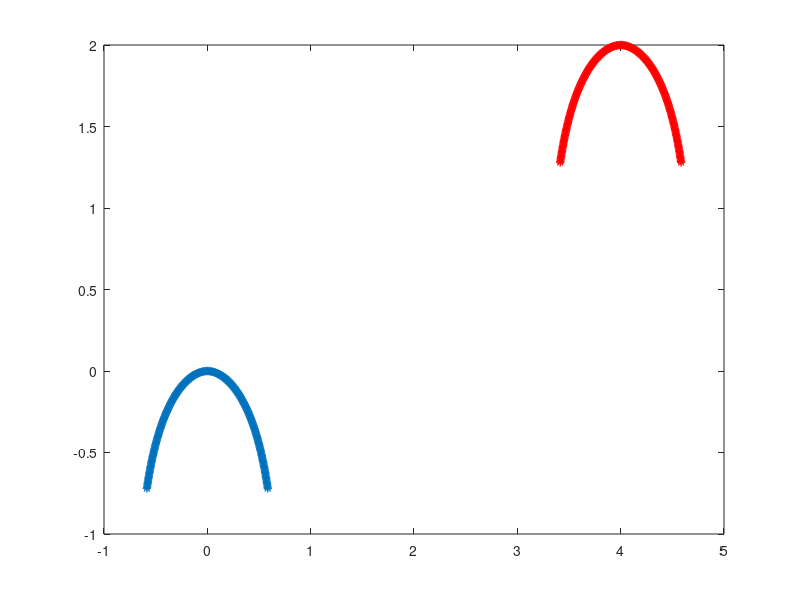

MATLAB code for this plot:
%-------------------------------------------------------------------------------------------------------------------%
%
% IB2d is an Immersed Boundary Code (IB) for solving fully coupled non-linear 
% 	fluid-structure interaction models. This version of the code is based off of
%	Peskin's Immersed Boundary Method Paper in Acta Numerica, 2002.
%
% Author: Nicholas A. Battista
% Email:  nick.battista@unc.edu
% Date Created: May 27th, 2015
% Institution: UNC-CH
%
% This code is capable of creating Lagrangian Structures using:
% 	1. Springs
% 	2. Beams (*torsional springs)
% 	3. Target Points
%	4. Muscle-Model (combined Force-Length-Velocity model, "HIll+(Length-Tension)")
%
% One is able to update those Lagrangian Structure parameters, e.g., spring constants, resting %%	lengths, etc
% 
% There are a number of built in Examples, mostly used for teaching purposes. 
% 
% If you would like us to add a specific muscle model, please let Nick (nick.battista@unc.edu) know.
%
%--------------------------------------------------------------------------------------------------------------------%


%%%%%%%%%%%%%%%%%%%%%%%%%%%%%%%%%%%%%%%%%%%%%%%%%%%%%%%%%%%%%%%%%%%%%%%%%%%%%%%%
%
% FUNCTION: creates the JELLYFISH-EXAMPLE geometry and prints associated input files
%
%%%%%%%%%%%%%%%%%%%%%%%%%%%%%%%%%%%%%%%%%%%%%%%%%%%%%%%%%%%%%%%%%%%%%%%%%%%%%%%%

function Jellyfish_Geometry()

% FLUID GRID PARAMETERS %
L = 8;                              % Length of computational domain (m)
N = 512;                            % # of Cartesian grid meshwidths
dx = L/N;                           % Cartesian mesh width (m)

% Construct Geometry
[xLag,yLag,ds] = give_Me_Immsersed_Boundary_Geometry(N,L);
plot(xLag,yLag,'*'); hold on;

% Translate Geometry
xLag = xLag + L/2;
yLag = yLag + L/4;
plot(xLag,yLag,'r*'); hold on;
  
% NAMING CONVENTION FOR SIMULATION 
struct_name = 'jelly';      % structure name


%
% PRINT INPUT FILES (.vertex, .spring, .beam, etc) %
%

% print vertices
print_Lagrangian_Vertices(xLag,yLag,struct_name);

% print springs
k_Spring = 5*1.2750000000000000e+06;   % spring constant (Newton)
print_Lagrangian_Springs(xLag,k_Spring,ds,struct_name);

% print beams
k_Beam = 500*1.0363359375000002e+13;   % beam stiffness constant (Newton m^2)
print_Lagrangian_nonInv_Beams(xLag,yLag,k_Beam,struct_name);




%%%%%%%%%%%%%%%%%%%%%%%%%%%%%%%%%%%%%%%%%%%%%%%%%%%%%%%%%%%%%%%%%%%%%%%%
%
% FUNCTION: prints VERTEX points to a file called rubberband.vertex
%
%%%%%%%%%%%%%%%%%%%%%%%%%%%%%%%%%%%%%%%%%%%%%%%%%%%%%%%%%%%%%%%%%%%%%%%%

function print_Lagrangian_Vertices(xLag,yLag,struct_name)

    N = length(xLag);

    vertex_fid = fopen([struct_name '.vertex'], 'w');

    fprintf(vertex_fid, '%d\n', N );

    %Loops over all Lagrangian Pts.
    for s = 1:N
        X_v = xLag(s);
        Y_v = yLag(s);
        fprintf(vertex_fid, '%1.16e %1.16e\n', X_v, Y_v);
    end

    fclose(vertex_fid); 

    
%%%%%%%%%%%%%%%%%%%%%%%%%%%%%%%%%%%%%%%%%%%%%%%%%%%%%%%%%%%%%%%%%%%%%%%%
%
% FUNCTION: prints SPRING points to a file called rubberband.spring
%
%%%%%%%%%%%%%%%%%%%%%%%%%%%%%%%%%%%%%%%%%%%%%%%%%%%%%%%%%%%%%%%%%%%%%%%%

function print_Lagrangian_Springs(xLag,k_Spring,ds_Rest,struct_name)

    N = length(xLag);

    spring_fid = fopen([struct_name '.spring'], 'w');

    fprintf(spring_fid, '%d\n', N-1 );

    %spring_force = kappa_spring*ds/(ds^2);

    % SPRINGS BETWEEN VERTICES ON RHS
    for s = 1:ceil(N/2)
            if s <= floor(N/2)         
                fprintf(spring_fid, '%d %d %1.16e %1.16e\n', s, s+1, k_Spring, ds_Rest);  
            elseif s == ceil(N/2)
                fprintf(spring_fid, '%d %d %1.16e %1.16e\n', 1, ceil(N/2)+1, k_Spring, ds_Rest);  
            end
    end
    
    % SPRINGS BETWEEN VERTICES ON LHS
    for s=1:floor(N/2)-1
                s1 = ceil(N/2)+s;
                s2 = ceil(N/2)+s+1;
                fprintf(spring_fid, '%d %d %1.16e %1.16e\n', s1, s2, k_Spring, ds_Rest);  
    end
    fclose(spring_fid); 
    
 
%%%%%%%%%%%%%%%%%%%%%%%%%%%%%%%%%%%%%%%%%%%%%%%%%%%%%%%%%%%%%%%%%%%%%%%%%%%%%%%%%%%%%
%
% FUNCTION: prints BEAM (NON-INVARIANT) points to a file called rubberband.nonInv_beam
%
%%%%%%%%%%%%%%%%%%%%%%%%%%%%%%%%%%%%%%%%%%%%%%%%%%%%%%%%%%%%%%%%%%%%%%%%%%%%%%%%%%%%%

function print_Lagrangian_nonInv_Beams(xLag,yLag,k_Beam,struct_name)

    % k_Beam: beam stiffness
    % Cx/Cy:  beam curvatures in x/y respestively
    
    N = length(xLag); % NOTE: Total number of beams = Number of Total Lag Pts. - 2

    beam_fid = fopen([struct_name '.nonInv_beam'], 'w');

    fprintf(beam_fid, '%d\n', N-2 );

    % beam_force = kappa_beam*ds/(ds^4)
    
    %BEAMS BETWEEN VERTICES ON RHS
    for s = 1:ceil(N/2)+1
            if s <= floor(N/2)-1  
                Cx = xLag(s) - 2*xLag(s+1) + xLag(s+2);
                Cy = yLag(s) - 2*yLag(s+1) + yLag(s+2);
                fprintf(beam_fid, '%d %d %d %1.16e %1.16e %1.16e\n', s,s+1,s+2, k_Beam, Cx, Cy);  
            elseif s == ceil(N/2)
                Cx = xLag(ceil(N/2)+1) - 2*xLag(1) + xLag(2);
                Cy = yLag(ceil(N/2)+1) - 2*yLag(1) + yLag(2);
                fprintf(beam_fid, '%d %d %d %1.16e %1.16e %1.16e\n', ceil(N/2)+1,1,2, k_Beam, Cx,Cy);  
            elseif s == ceil(N/2)+1
                Cx = xLag(ceil(N/2)+2) - 2*xLag( ceil(N/2)+1 ) + xLag(1);
                Cy = yLag(ceil(N/2)+2) - 2*yLag( ceil(N/2)+1 ) + yLag(1);
                fprintf(beam_fid, '%d %d %d %1.16e %1.16e %1.16e\n', ceil(N/2)+2,ceil(N/2)+1,1, k_Beam, Cx,Cy);  
            end
    end
    
    % BEAMS BETWEEN VERTICES ON LHS
    for s=1:floor(N/2)-2
                s1 = ceil(N/2)+s;
                s2 = ceil(N/2)+s+1;
                s3 = ceil(N/2)+s+2;
                Cx = xLag(s3) - 2*xLag(s2) + xLag(s1);
                Cy = yLag(s3) - 2*yLag(s2) + yLag(s1);
                fprintf(beam_fid, '%d %d %d %1.16e %1.16e %1.16e\n', s3, s2, s1, k_Beam, Cx, Cy);  
    end
    fclose(beam_fid); 
    

%%%%%%%%%%%%%%%%%%%%%%%%%%%%%%%%%%%%%%%%%%%%%%%%%%%%%%%%%%%%%%%%%%%%%%%%
%
% FUNCTION: creates the Lagrangian structure geometry
%
%%%%%%%%%%%%%%%%%%%%%%%%%%%%%%%%%%%%%%%%%%%%%%%%%%%%%%%%%%%%%%%%%%%%%%%%

function [xLag,yLag,ds] = give_Me_Immsersed_Boundary_Geometry(N,L)


% JELLYFISH GEOMETRY PARAMETERS %

bell_length = 2;                    % bell length (m)
npts_bell = ceil(2*(bell_length/L)*N); % number of points along the length of the entire bell
npts_circ = 1;                    %number of points along the circumference (=1 for 2D)
npts = npts_bell*npts_circ;	      % total number points 
ds = bell_length/(npts_bell-1);   % mesh spacing along the length of bell (m)
Zs = 0;                          %distance to top of bell (m)
xb = zeros(npts);                 %holds resting positions to calculate curvatures
zb=zeros(npts);                   %holds resting positions to calculate curvatures

% Values to describe bell shape given in Alben, Peng and Miller %
betao = 0.5;
betam = 0.3;
to = 0.5;
t=0;
gamma = 1;

% Starting values
z = Zs;
r = 0;
x = 0;

% center line of jelly
xLag(1) = x;
yLag(1) = z;
zl=z;
rl=r;

%right side of bell
for s = 1:(ceil(npts_bell/2)-1)
    beta = betao+(betam-betao)*(t/to)^gamma;
    theta = -1.55*(1-exp(-(s)*ds/beta));
    z = zl + ds*sin(theta);
    r = rl + ds*cos(theta);
    x = r;
    zl=z;
    rl=r;
    xLag(s+1)=x;
    yLag(s+1)=z;
   %fprintf(vertex_fid, '%1.16e %1.16e\n', x, z);
end


% reinitialize values for centerline
z = Zs;
r = 0;
zl=z;
rl=r;


%left side of bell
for s = (ceil(npts_bell/2)):npts_bell-2
    s2=s-(ceil(npts_bell/2)-1);
    beta = betao+(betam-betao)*(t/to)^gamma;
    theta = -1.55*(1-exp(-(s2)*ds/beta));
    z = zl + ds*sin(theta);
    r = rl + ds*cos(theta);
    x = -1*r;
    zl=z;
    rl=r;
    xLag(s+1)=x;
    yLag(s+1)=z;
   %fprintf(vertex_fid, '%1.16e %1.16e\n', x, z);
end


% 
% %%%%%%%%%%%%%%%%%%%%%%%%%%%%%%%%%%%%%%%%%%%%%%%%%%%%%%%%%%%%%%%%%%%%%%%%%%%%%%%%
% 
% % Write out the beam information
%  beam_fid = fopen([mesh_name num2str(N) '.beam'], 'w');
%  
%  fprintf(beam_fid, '%d\n', npts-3);
%  
%  %right side of bell
%  for q = 0:npts_circ-1
%  for s = 0:(ceil(npts_bell/2)-3)
%     C1 = xb(s+1)+xb(s+3)-2*xb(s+2); 
%     C2 = zb(s+1)+zb(s+3)-2*zb(s+2); 
%     fprintf(beam_fid, '%d %d %d %1.16e %1.16e %1.16e\n', q*npts_circ+s, q*npts_circ+s+1, q*npts_circ+s+2, kappa_beam*ds/(ds^4), C1, C2);
%  end
%  
%  %top of bell
%     s=ceil(npts_bell/2);
%     C1 = xb(s+1)+xb(2)-2*xb(1); 
%     C2 = zb(s+1)+zb(2)-2*zb(1); 
%     fprintf(beam_fid, '%d %d %d %1.16e %1.16e %1.16e\n', q*npts_circ+s, q*npts_circ+0, q*npts_circ+1, kappa_beam*ds/(ds^4), C1, C2);
%     s=ceil(npts_bell/2)+1;
%     C1 = xb(s+1)+xb(1)-2*xb(s); 
%     C2 = zb(s+1)+zb(1)-2*zb(s); 
%     fprintf(beam_fid, '%d %d %d %1.16e %1.16e %1.16e\n', q*npts_circ+s, q*npts_circ+s-1, q*npts_circ+0, kappa_beam*ds/(ds^4), C1, C2);
%  
%  %left side of bell   
%  for s = ceil((npts_bell/2)+2):npts_bell-2
%     C1 = xb(s+1)+xb(s-1)-2*xb(s); 
%     C2 = zb(s+1)+zb(s-1)-2*zb(s); 
%     fprintf(beam_fid, '%d %d %d %1.16e %1.16e %1.16e\n', q*npts_circ+s, q*npts_circ+s-1, q*npts_circ+s-2, kappa_beam*ds/(ds^4), C1, C2);
%  end
%  end
% % 
% % 
%  fclose(beam_fid);
% 
